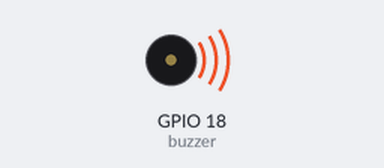
Recording of a program running on a simulated Raspberry Pi (BCM pin numbers). Shown: buzzer (waves = sounding). At 51.5 s the program stops and its outputs stay as they are.

Above: at 0.1 s.
Timing chart, 0 to 40.0 s (numbered marks = the images above):
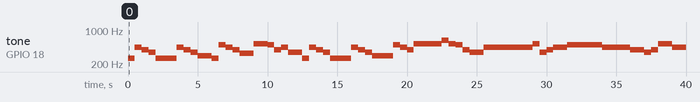

Measured:
- by itself, tone on GPIO 18 (buzzer): plays 261 Hz for 0.50 s, 440 Hz for 0.50 s, 392 Hz for 0.50 s, 349 Hz for 0.50 s, 261 Hz for 1.5 s, 440 Hz for 0.50 s … (49 notes in this stretch)

The program:

LJHmission02.py
```python
import RPi.GPIO as GPIO
import time

buzzer = 18  # buzzer는 18번에 연결
GPIO.setmode(GPIO.BCM)
GPIO.setup(buzzer, GPIO.OUT)

pwm = GPIO.PWM(buzzer, 1.0)
pwm.start(5.0)

scale = [261.63, 293.66, 329.63, 349.23, 392, 440, 493.89, 523.25, 622.25]
bell = [0,5,4,3,0,\
	0,5,4,3,1,\
	0,6,5,4,2,\
	7,7,6,4,5,3,\
	0,5,4,3,0,\
	0,5,4,3,1,\
	1,6,5,4,7,7,7,7,8,7,6,4,3,\
	5,5,5,5,5,5,5,7,3,4,5,\
	6,6,6,6,6,5,5,5,5,4,4,3,4,7,\
	5,5,5,5,5,5,5,7,3,4,5,\
	6,6,6,6,6,5,4,4,7,7,6,4,3
]

try:
	for i in range(0,93):
		index = bell[i] % len(scale)
		pwm.ChangeFrequency(scale[index])

		if i==4 or i==9 or i==14 or i==20 or i==25 or i==30 or i ==43 or i==54 or i==68 or i==79:
			time.sleep(1.0)
		else:
			time.sleep(0.5)

finally:
	GPIO.cleanup()
```
